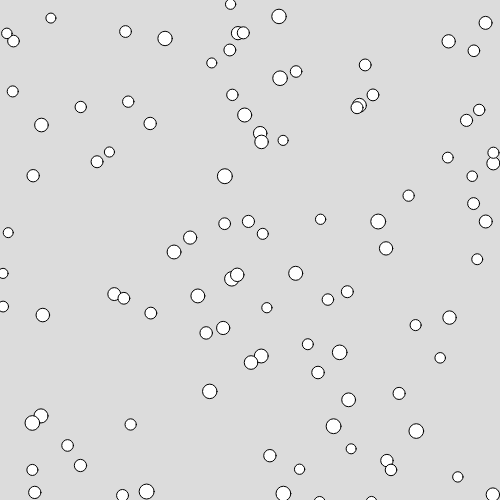
Frame 1 (no input)
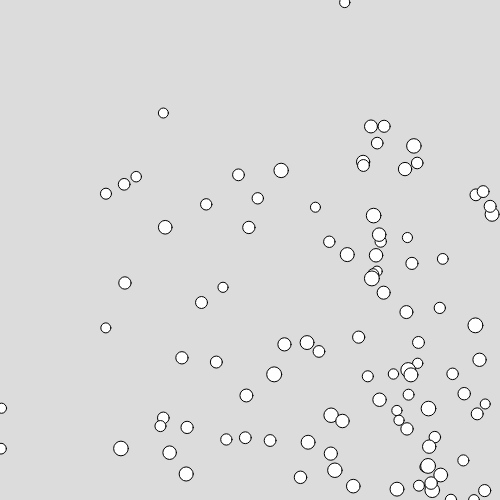
Frame 60 (no input)
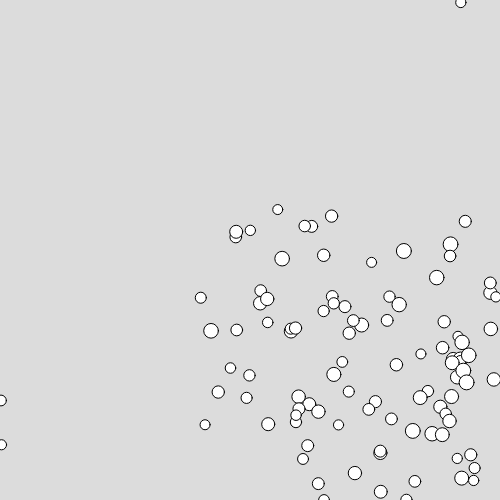
Frame 120 (the mouse pressed at the canvas centre since frame 60)

The p5.js sketch that drew these frames (run headless with seeded random() and noise() and a simulated clock; from frame 60 on, the mouse is pressed at the canvas centre):

// p5.js sketch
// ── sketch.js
var myCircle1;
var myCircle2;

function setup() {
  createCanvas(500, 500);
  smooth();

  myCircles= [];
  for (var i = 0; i < 100; i++) {
    myCircles[i] = new Circle();
    myCircles[i].setup (random(width), random(height),
    1.5+random(), 1.5+random(), 10+random(5));
}
}

function draw(){
  background (220);
  fill(255);

  for (var i = 0; i < myCircles.length; i++) {
    myCircles[i].move();
    myCircles[i].display();
    myCircles[i].bounce();
  }
}

function Circle () {
  this.x;
  this.y;
  this.speedX;
  this.speedY;
  this.size;
  this.setup = function (x, y, speedX, speedY, size) {
    this.x = x;
    this.y = y;
    this.speedX = speedX;
    this.speedY = speedY;
    this.size = size;
}

  this.move = function () {
    this.x = this.x + this.speedX;
    this.y = this.y + this.speedY;
  }

  this.bounce = function () {
    if (this.x > (width - this.size/2) || this.x < this.size/2) {
      this.speedX = this.speedX * -1;
    }
    if (this.y > (height - this.size/2) || this.y < this.size/2) {
      this.speedY = this.speedY * -1;
    }
  }

  this.display = function () {
    ellipse(this.x, this.y, this.size, this.size);
  }
}

/*myCircle = {
  x: width/2,
  y: 100,
  size: 30,
  speedX: 2,
  speedY: 2.1,
  move: function () {
    this.x = this.x + this.speedX;
    this.y = this.y + this.speedY;
  },
  display: function () {
    ellipse(this.x, this.y, this.size, this.size);
  },
  bounce: function () {
    if (this.x > (width - this.size/2) || this.x < this.size/2) {
      this.speedX = this.speedX * -1;
    }
    if (this.y > (height - this.size/2) || this.y < this.size/2) {
      this.speedY = this.speedY * -1;
    }
  }
}*/
